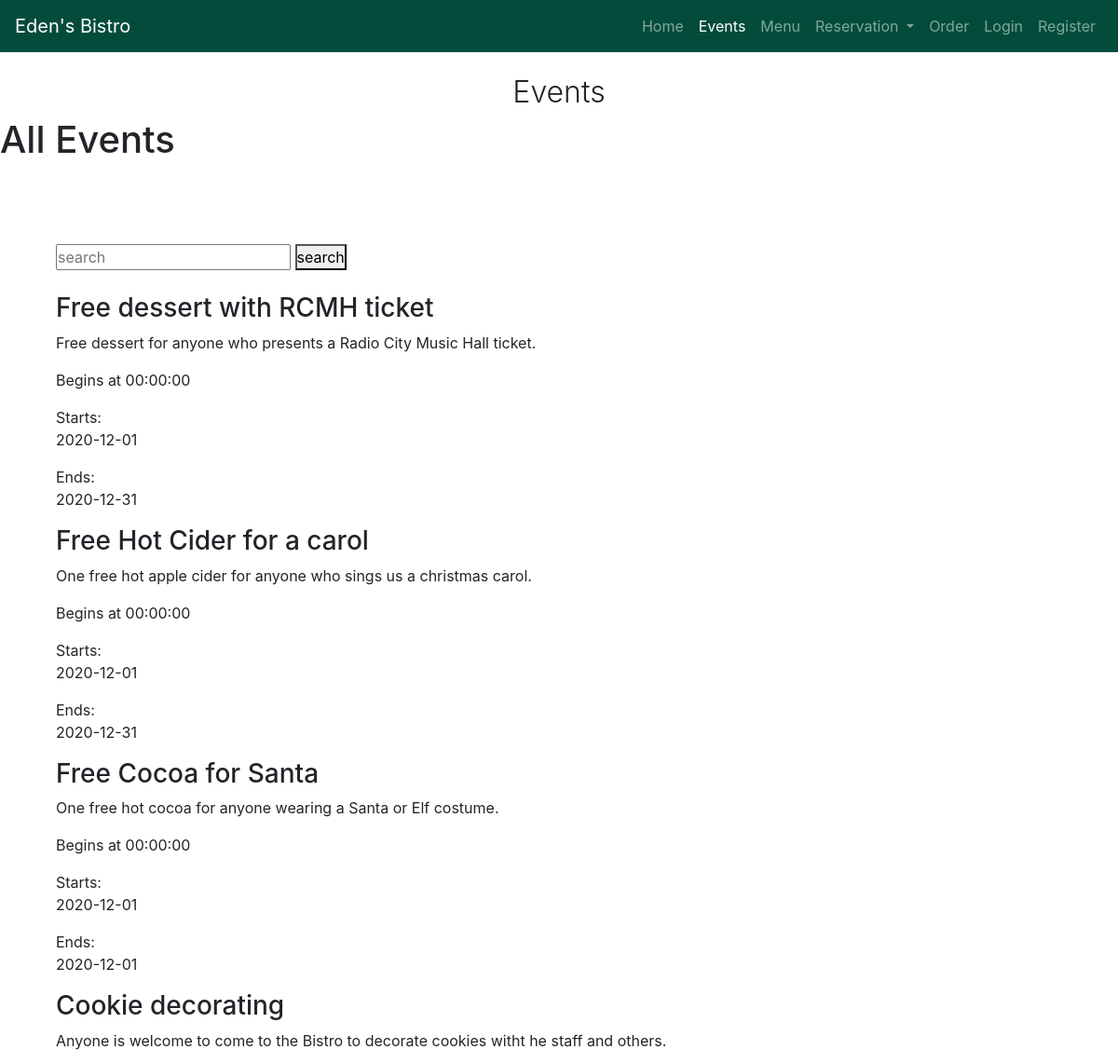
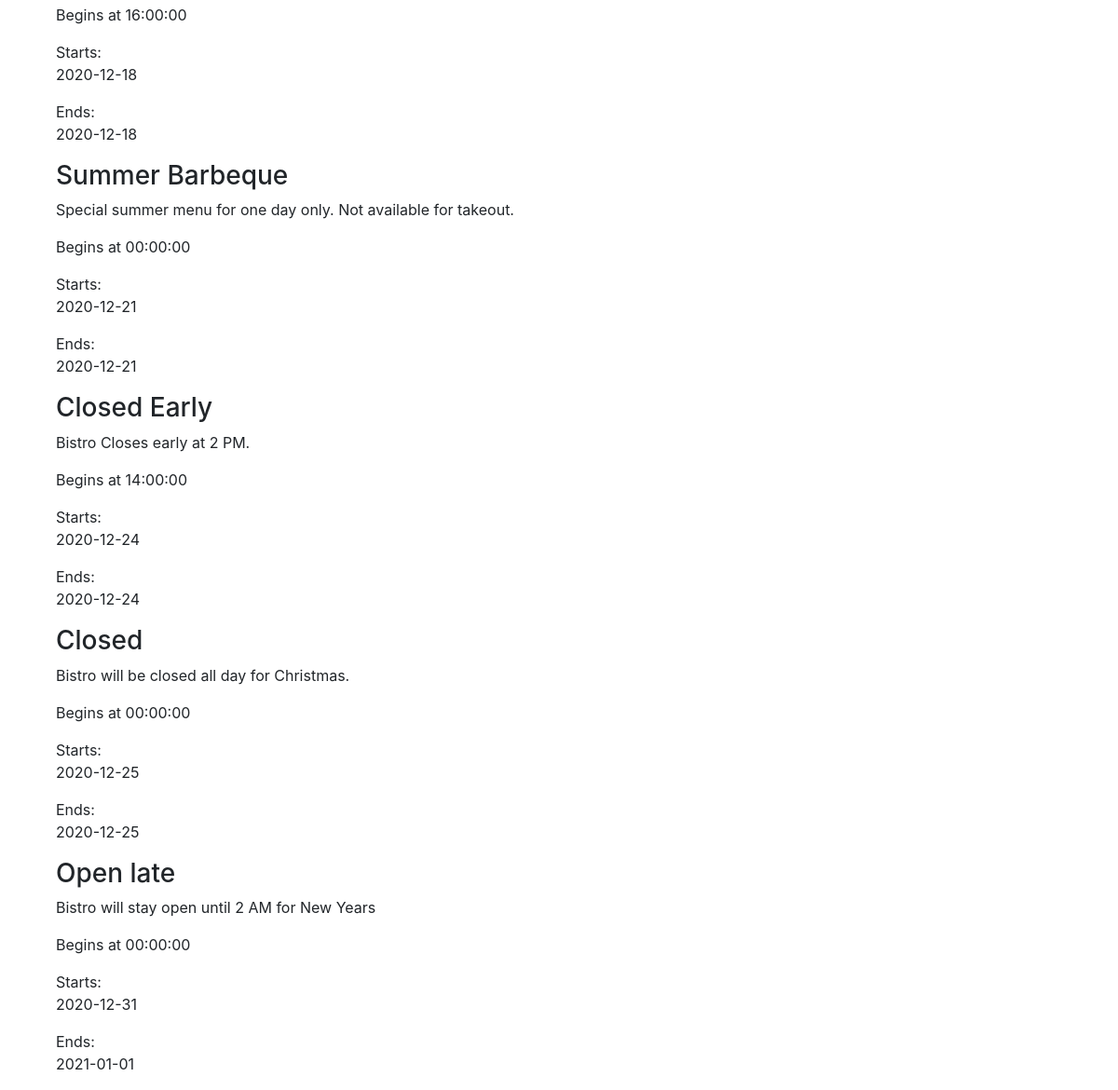
Screenshot of /events.php with the database file from the repository (2 pictures, top to bottom).
### tables this page shows
CREATE TABLE events (
	event_id INT NOT NULL AUTO_INCREMENT PRIMARY KEY,
    event_name VARCHAR(100) NOT NULL,
    event_desc VARCHAR(255) NOT NULL,
    event_time TIME NOT NULL,
    event_start_date DATE NOT NULL,
    event_end_date DATE NOT NULL
);

### events.php (the view, shortened to what this page needs)
<link rel="stylesheet" href="./css/main.css" />
<?php
include_once "./includes/header.php";
?>
<main class="main-container">
    <h2 class="page-header">Events</h2>
</main>
<?php
include_once "./includes/dbConnect.php";
?>
<h1>All Events</h1>
<div class="main-container">
<form action="search.php" method="POST">
  <input type="text" name="search" placeholder="search">
  <button type="submit" name="submit-search">search</button>
</form>
  <?php
    $sql = "SELECT * FROM events";
    $result = mysqli_query($conn, $sql);
    $queryResults = mysqli_num_rows($result);
    if ($queryResults > 0) {
      while ($row = mysqli_fetch_assoc($result)) {
        echo "<div class='events-box'>
          <h3>".$row['event_name']."</h3>
          <p>".$row['event_desc']."</p>
          <p>Begins at ".$row['event_time']."</p>
          Starts:
          <p>".$row['event_start_date']."</p>
          Ends:
          <p>".$row['event_end_date']."</p>
        </div>";
      }
    }
  ?>
</div>
<?php
include_once "./includes/footer.php";
?>

### includes/header.php (shortened to what this page needs)
<!DOCTYPE html>
<html lang="en">
<?php
$currentPage = basename($_SERVER["PHP_SELF"]);
?>
<head>
    <link rel="stylesheet" href="./css/main.css" />
    <?php
    if ($currentPage === "reservation_calendar.php") {
        echo '<link rel="stylesheet" href="https://stackpath.bootstrapcdn.com/bootstrap/4.5.0/css/bootstrap.min.css">
              <link rel="stylesheet" href="https://cdnjs.cloudflare.com/ajax/libs/fullcalendar/3.4.0/fullcalendar.css" />
              <script src="https://cdnjs.cloudflare.com/ajax/libs/jquery/3.2.1/jquery.min.js"></script>
              <script src="https://cdnjs.cloudflare.com/ajax/libs/jqueryui/1.12.1/jquery-ui.min.js"></script>
              <script src="https://cdnjs.cloudflare.com/ajax/libs/moment.js/2.18.1/moment.min.js"></script>
              <script src="https://cdnjs.cloudflare.com/ajax/libs/fullcalendar/3.4.0/fullcalendar.min.js"></script>
              <script src="https://cdn.jsdelivr.net/npm/popper.js@1.16.0/dist/umd/popper.min.js"></script>
              <script src="https://stackpath.bootstrapcdn.com/bootstrap/4.5.0/js/bootstrap.min.js"></script>
              <link href="https://fonts.googleapis.com/css2?family=Rubik:wght@300&display=swap" rel="stylesheet">
              <link rel="stylesheet" href="./css/main.css" />';
    } else {
        echo '<link rel="stylesheet" href="https://stackpath.bootstrapcdn.com/bootstrap/4.5.0/css/bootstrap.min.css">
              <script src="https://code.jquery.com/jquery-3.5.1.slim.min.js"></script>
              <script src="https://cdn.jsdelivr.net/npm/popper.js@1.16.0/dist/umd/popper.min.js"></script>
              <script src="https://stackpath.bootstrapcdn.com/bootstrap/4.5.0/js/bootstrap.min.js"></script>';
    }
    ?>
</head>
<body>
    <nav class="navbar navbar-expand-md navbar-dark bg-main-green fixed-top">
        <a class="navbar-brand" href="#">Eden's Bistro</a>
        <div class="collapse navbar-collapse" id="navbarSupportedContent">
            <ul class="navbar-nav ml-auto">
                <li class="nav-item <?php echo $currentPage === "index.php" ? 'active' : '' ?>">
                    <a class="nav-link" href="./">Home <span class="sr-only">(current)</span></a>
                </li>
                <li class="nav-item <?php echo $currentPage === "events.php" ? 'active' : '' ?>">
                    <a class="nav-link" href="events.php">Events</a>
                </li>
                <li class="nav-item <?php echo $currentPage === "menu.php" ? 'active' : '' ?>">
                    <a class="nav-link" href="menu.php">Menu</a>
                </li>
                <li class="nav-item dropdown <?php echo ($currentPage === "reservation_calendar.php" || $currentPage === 'reservation.php') ? 'active' : '' ?>">
                    <a class="nav-link dropdown-toggle" href="#" id="navbarDropdownOrder" role="button" data-toggle="dropdown" aria-haspopup="true" aria-expanded="false">
                        Reservation
                    </a>
                </li>
                <li class="nav-item <?php echo $currentPage === "order.php" ? 'active' : '' ?>">
                    <a class="nav-link" href="order.php">Order</a>
                </li>
                <li class="nav-item <?php echo $currentPage === "login.php" ? 'active' : '' ?>">
                    <?php
                    $isLoggedIn = false;
                    if (isset($_SESSION["userId"])) {
                        $isLoggedIn = true;
                        echo "<a class='nav-link' href='logout.php'>Logout</a>";
                    } else {
                        echo "<a class='nav-link' href='login.php'>Login</a>";
                    }
                    ?>
                </li>
                <?php
                if (!$isLoggedIn) {
                    $activeClass = $currentPage === 'register.php' ? 'active' : '';
                    echo "<li class='nav-item {$activeClass}'><a class='nav-link' href='register.php'>Register</a></li>";
                }
                ?>
            </ul>
        </div>
    </nav>

### includes/footer.php (shortened to what this page needs)
</body>
</html>

### css/main.css (style rules this page uses)
* { box-sizing: border-box; padding: 0; margin: 0; }
body { font-family: "Rubik", sans-serif; overflow-y: scroll; }
.main-container { max-width: 1250px; width: 90%; margin: 0 auto; padding: 5rem 0 0 0; }
.bg-main-green { background-color: #034c3c; }
.page-header { text-align: center; font-weight: 300; }

### rows the page displays
events: event_name "Free dessert with RCMH ticket", event_desc "Free dessert for anyone who presents a Radio City Music Hall ticket.", event_time "00:00:00", event_start_date "2020-12-01", event_end_date "2020-12-31"
events: event_name "Free Hot Cider for a carol", event_desc "One free hot apple cider for anyone who sings us a christmas carol.", event_time "00:00:00", event_start_date "2020-12-01", event_end_date "2020-12-31"
events: event_name "Free Cocoa for Santa", event_desc "One free hot cocoa for anyone wearing a Santa or Elf costume.", event_time "00:00:00", event_start_date "2020-12-01", event_end_date "2020-12-01"
events: event_name "Cookie decorating", event_desc "Anyone is welcome to come to the Bistro to decorate cookies witht he staff and others.", event_time "16:00:00", event_start_date "2020-12-18", event_end_date "2020-12-18"
events: event_name "Summer Barbeque", event_desc "Special summer menu for one day only. Not available for takeout.", event_time "00:00:00", event_start_date "2020-12-21", event_end_date "2020-12-21"
events: event_name "Closed Early", event_desc "Bistro Closes early at 2 PM.", event_time "14:00:00", event_start_date "2020-12-24", event_end_date "2020-12-24"
events: event_name "Closed", event_desc "Bistro will be closed all day for Christmas.", event_time "00:00:00", event_start_date "2020-12-25", event_end_date "2020-12-25"
events: event_name "Open late", event_desc "Bistro will stay open until 2 AM for New Years", event_time "00:00:00", event_start_date "2020-12-31", event_end_date "2021-01-01"
